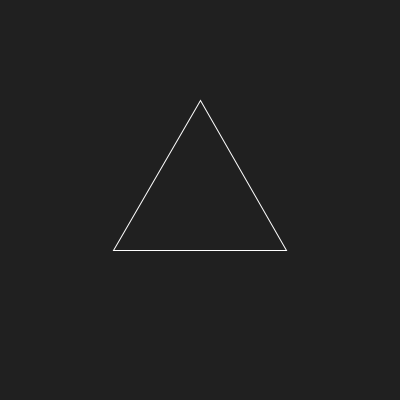
Frame 1 (no input)
Frame 60 (the mouse pressed at the canvas centre just before this capture): identical to frame 1, image omitted
Frame 120 (the mouse held since frame 60 and released just before this capture): identical to frame 1, image omitted

The Processing sketch that drew this single still picture (run headless with seeded random() and noise(); from frame 60 on, the mouse is pressed at the canvas centre):

// Processing sketch: build
// ── build.pde
/* 

Formas básicas en Processing / quad()

- Dibujar un triángulo equilátero 
definiendo la posición de sus vértices a partir del centro

José Vicente Araújo
http://dunadigital.com 
svcnt@dunadigital.com
junio 2015
Processing 2.2.1

*/

int radio = 100;
float correct = TWO_PI/12;

void setup() {
	size(400, 400); //tamaño de la ventana. (ancho, alto)
	noFill();
	stroke(255);

}

void draw() {
	background(#202020);
	//Ejemplo 1: triángulo equilátero
	triangle(

		/* OPCIÓN 1, basada en la relación lado-altura
		
		width/2, //coords esquina 1
		height/2-radio,
		width/2+sqrt(radio*radio-radio/2*radio/2), //coords esquina 2
		height/2+radio/2,
		width/2-sqrt(radio*radio-radio/2*radio/2), //coords esquina 3
		height/2+radio/2
		
		*/

		/* OPCIÓN 2, basada en división de la circunferencia */

		width/2 + cos(TWO_PI/3 + correct)*radio,
		height/2 + sin(TWO_PI/3 + correct)*radio,
		width/2 + cos(TWO_PI/3*2 + correct)*radio,
		height/2 + sin(TWO_PI/3*2 + correct)*radio,
		width/2 + cos(TWO_PI/3*3 + correct)*radio,
		height/2 + sin(TWO_PI/3*3 + correct)*radio
	);
	
}
	
